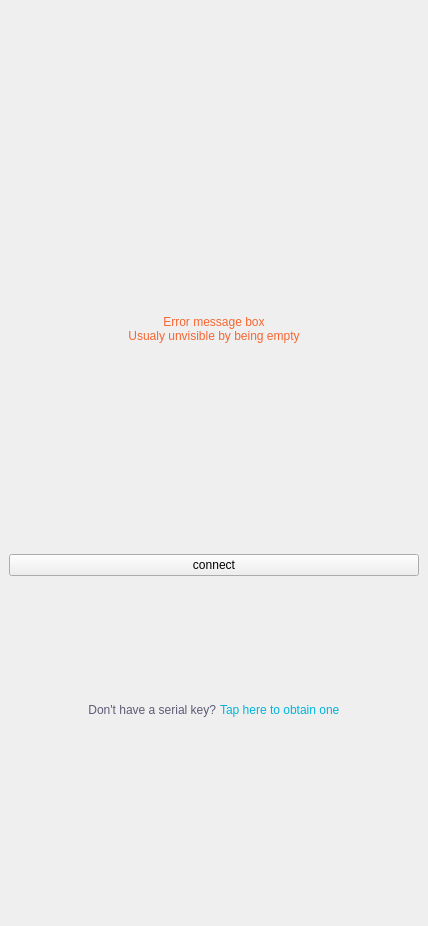
<?xml version="1.0" encoding="UTF-8"?>
<ui version="4.0">
 <class>Login</class>
 <widget class="QWidget" name="Login">
  <property name="geometry">
   <rect>
    <x>0</x>
    <y>0</y>
    <width>428</width>
    <height>926</height>
   </rect>
  </property>
  <property name="windowTitle">
   <string>Form</string>
  </property>
  <layout class="QVBoxLayout" name="verticalLayout">
   <property name="spacing">
    <number>0</number>
   </property>
   <property name="leftMargin">
    <number>0</number>
   </property>
   <property name="topMargin">
    <number>0</number>
   </property>
   <property name="rightMargin">
    <number>0</number>
   </property>
   <property name="bottomMargin">
    <number>0</number>
   </property>
   <item>
    <widget class="DapGuiWidget" name="Background" native="true">
     <property name="cssStyle" stdset="0">
      <string>backgroundcolor</string>
     </property>
     <layout class="QHBoxLayout" name="horizontalLayout_4">
      <property name="spacing">
       <number>0</number>
      </property>
      <property name="leftMargin">
       <number>0</number>
      </property>
      <property name="topMargin">
       <number>0</number>
      </property>
      <property name="rightMargin">
       <number>0</number>
      </property>
      <property name="bottomMargin">
       <number>0</number>
      </property>
      <item>
       <widget class="DapGuiWidget" name="MainWidget" native="true">
        <property name="cssStyle" stdset="0">
         <string>window base-widget nobackground</string>
        </property>
        <layout class="QVBoxLayout" name="verticalLayout_2">
         <property name="spacing">
          <number>0</number>
         </property>
         <property name="leftMargin">
          <number>0</number>
         </property>
         <property name="topMargin">
          <number>0</number>
         </property>
         <property name="rightMargin">
          <number>0</number>
         </property>
         <property name="bottomMargin">
          <number>0</number>
         </property>
         <item>
          <widget class="DapGuiWidget" name="kelGuiWidget_2" native="true">
           <property name="cssStyle" stdset="0">
            <string>login-margin-connect-top</string>
           </property>
          </widget>
         </item>
         <item>
          <widget class="DapGuiWidget" name="widget" native="true">
           <property name="cssStyle" stdset="0">
            <string>login-logo-holder</string>
           </property>
           <layout class="QHBoxLayout" name="horizontalLayout">
            <property name="spacing">
             <number>0</number>
            </property>
            <property name="leftMargin">
             <number>0</number>
            </property>
            <property name="topMargin">
             <number>0</number>
            </property>
            <property name="rightMargin">
             <number>0</number>
            </property>
            <property name="bottomMargin">
             <number>0</number>
            </property>
            <item>
             <widget class="DapGuiLabel" name="label">
              <property name="text">
               <string/>
              </property>
              <property name="cssStyle" stdset="0">
               <string>login_logo noborder nobackground</string>
              </property>
             </widget>
            </item>
           </layout>
          </widget>
         </item>
         <item>
          <widget class="DapGuiWidget" name="kelGuiWidget_4" native="true">
           <property name="styleSheet">
            <string notr="true">#kelGuiWidget_4{ 	height: 20px; 	min-height: 20px; 	max-height: 20px; background-color: rgba(0,0,0,0);}</string>
           </property>
           <property name="cssStyle" stdset="0">
            <string>login-margin-bottom</string>
           </property>
          </widget>
         </item>
         <item>
          <widget class="DapGuiLabel" name="lStatus">
           <property name="styleSheet">
            <string notr="true">#lStatus{ 	font: 13px/18px; 
 	color: #F56631; 
 	font-family: 'Lato'; 
 	font-weight: normal; 	font-style: normal; 	font-size: normal; 
 	height: 40px; 	min-height: 40px; 	max-height: 40px; 
 	border: none; 
 	background-color: rgba(0,0,0,0); }</string>
           </property>
           <property name="text">
            <string>Error message box
Usualy unvisible by being empty</string>
           </property>
           <property name="alignment">
            <set>Qt::AlignCenter</set>
           </property>
           <property name="cssStyle" stdset="0">
            <string>font13 red_error lato normal login-error-message noborder nobackground</string>
           </property>
          </widget>
         </item>
         <item>
          <widget class="DapGuiWidget" name="kelGuiWidget_5" native="true">
           <property name="cssStyle" stdset="0">
            <string>nobackground</string>
           </property>
           <layout class="QHBoxLayout" name="horizontalLayout_6">
            <property name="spacing">
             <number>0</number>
            </property>
            <property name="leftMargin">
             <number>0</number>
            </property>
            <property name="topMargin">
             <number>0</number>
            </property>
            <property name="rightMargin">
             <number>0</number>
            </property>
            <property name="bottomMargin">
             <number>0</number>
            </property>
            <item>
             <widget class="DapGuiWidget" name="kelGuiWidget" native="true">
              <property name="cssStyle" stdset="0">
               <string>login-width nobackground</string>
              </property>
              <layout class="QVBoxLayout" name="verticalLayout_3">
               <property name="spacing">
                <number>0</number>
               </property>
               <property name="leftMargin">
                <number>0</number>
               </property>
               <property name="topMargin">
                <number>0</number>
               </property>
               <property name="rightMargin">
                <number>0</number>
               </property>
               <property name="bottomMargin">
                <number>0</number>
               </property>
               <item>
                <widget class="DapGuiSeparator" name="kelGuiSeparator" native="true">
                 <property name="styleSheet">
                  <string notr="true"/>
                 </property>
                </widget>
               </item>
               <item>
                <widget class="DapGuiButton" name="btnChooseServer" native="true">
                 <property name="enabled">
                  <bool>false</bool>
                 </property>
                 <property name="cssStyle" stdset="0">
                  <string>cwb_height</string>
                 </property>
                 <property name="mainText" stdset="0">
                  <string>Auto select</string>
                 </property>
                 <property name="subText" stdset="0">
                  <string>choosing server</string>
                 </property>
                 <property name="mainCssClass" stdset="0">
                  <string>darkblue bold font20 lato nobackground noborder</string>
                 </property>
                 <property name="subCssClass" stdset="0">
                  <string>gray uppercase font12 lato nobackground noborder</string>
                 </property>
                 <property name="leftCssClass" stdset="0">
                  <string>darkblue normalbold font30 noborder</string>
                 </property>
                 <property name="separator" stdset="0">
                  <bool>true</bool>
                 </property>
                 <property name="link" stdset="0">
                  <bool>true</bool>
                 </property>
                </widget>
               </item>
               <item>
                <widget class="DapGuiButton" name="btnChooseSerial" native="true">
                 <property name="cssStyle" stdset="0">
                  <string>cwb_height</string>
                 </property>
                 <property name="buttonStyle" stdset="0">
                  <enum>DapGuiButton::EditTopMainBottomSub</enum>
                 </property>
                 <property name="mainText" stdset="0">
                  <string/>
                 </property>
                 <property name="subText" stdset="0">
                  <string>serial key</string>
                 </property>
                 <property name="mainCssClass" stdset="0">
                  <string>darkblue bold font20 lato nobackground letterspace noborder</string>
                 </property>
                 <property name="subCssClass" stdset="0">
                  <string>gray uppercase font12 lato nobackground noborder</string>
                 </property>
                 <property name="leftCssClass" stdset="0">
                  <string>darkblue normalbold font30 noborder</string>
                 </property>
                 <property name="inputMask" stdset="0">
                  <string/>
                 </property>
                 <property name="separator" stdset="0">
                  <bool>true</bool>
                 </property>
                </widget>
               </item>
              </layout>
             </widget>
            </item>
           </layout>
          </widget>
         </item>
         <item>
          <widget class="DapGuiWidget" name="widget_3" native="true">
           <property name="cssStyle" stdset="0">
            <string>nobackground</string>
           </property>
           <layout class="QHBoxLayout" name="horizontalLayout_2">
            <item>
             <widget class="DapGuiPushButton" name="btnConnect">
              <property name="text">
               <string>connect</string>
              </property>
             </widget>
            </item>
           </layout>
          </widget>
         </item>
         <item>
          <widget class="DapGuiWidget" name="widget_4" native="true">
           <property name="cssStyle" stdset="0">
            <string>nobackground</string>
           </property>
           <layout class="QHBoxLayout" name="horizontalLayout_3">
            <property name="spacing">
             <number>4</number>
            </property>
            <property name="leftMargin">
             <number>0</number>
            </property>
            <property name="topMargin">
             <number>0</number>
            </property>
            <property name="rightMargin">
             <number>0</number>
            </property>
            <property name="bottomMargin">
             <number>0</number>
            </property>
            <item>
             <spacer name="horizontalSpacer">
              <property name="orientation">
               <enum>Qt::Horizontal</enum>
              </property>
              <property name="sizeHint" stdset="0">
               <size>
                <width>40</width>
                <height>20</height>
               </size>
              </property>
             </spacer>
            </item>
            <item>
             <widget class="DapGuiLabel" name="lDontHave">
              <property name="sizePolicy">
               <sizepolicy hsizetype="Minimum" vsizetype="Preferred">
                <horstretch>0</horstretch>
                <verstretch>0</verstretch>
               </sizepolicy>
              </property>
              <property name="styleSheet">
               <string notr="true">#lDontHave{ 	font: 16px/19px; 
 	color: #5C5B74; 
 	font-family: 'Lato'; 
 	font-weight: normal; 	font-style: normal; 	font-size: normal; 
 	border: none; 
 	background-color: rgba(0,0,0,0); }</string>
              </property>
              <property name="text">
               <string>Don't have a serial key?</string>
              </property>
              <property name="alignment">
               <set>Qt::AlignRight|Qt::AlignTrailing|Qt::AlignVCenter</set>
              </property>
              <property name="cssStyle" stdset="0">
               <string>font16 gray_passive lato normal noborder nobackground</string>
              </property>
             </widget>
            </item>
            <item>
             <widget class="DapGuiLabel" name="btnObtainNewKey">
              <property name="sizePolicy">
               <sizepolicy hsizetype="Minimum" vsizetype="Preferred">
                <horstretch>0</horstretch>
                <verstretch>0</verstretch>
               </sizepolicy>
              </property>
              <property name="styleSheet">
               <string notr="true">#btnObtainNewKey{ 	font: 16px/19px; 
 	color: #00B4DB; 
 	font-family: 'Lato'; 
 	font-weight: normal; 	font-style: normal; 	font-size: normal; 
 	border: none; 
 	background-color: rgba(0,0,0,0); }</string>
              </property>
              <property name="text">
               <string>Tap here to obtain one</string>
              </property>
              <property name="cssStyle" stdset="0">
               <string>font16 red lato normal noborder nobackground</string>
              </property>
              <property name="flat" stdset="0">
               <bool>true</bool>
              </property>
             </widget>
            </item>
            <item>
             <spacer name="horizontalSpacer_2">
              <property name="orientation">
               <enum>Qt::Horizontal</enum>
              </property>
              <property name="sizeHint" stdset="0">
               <size>
                <width>40</width>
                <height>20</height>
               </size>
              </property>
             </spacer>
            </item>
           </layout>
          </widget>
         </item>
         <item>
          <widget class="DapGuiWidget" name="kelGuiWidget_3" native="true">
           <property name="cssStyle" stdset="0">
            <string>footer</string>
           </property>
          </widget>
         </item>
        </layout>
       </widget>
      </item>
     </layout>
    </widget>
   </item>
  </layout>
 </widget>
 <customwidgets>
  <customwidget>
   <class>DapGuiLabel</class>
   <extends>QLabel</extends>
   <header>dapguilabel.h</header>
  </customwidget>
  <customwidget>
   <class>DapGuiWidget</class>
   <extends>QWidget</extends>
   <header>dapguiwidget.h</header>
   <container>1</container>
  </customwidget>
  <customwidget>
   <class>DapGuiButton</class>
   <extends>QWidget</extends>
   <header>dapguibutton.h</header>
  </customwidget>
  <customwidget>
   <class>DapGuiPushButton</class>
   <extends>QPushButton</extends>
   <header>dapguipushbutton.h</header>
  </customwidget>
  <customwidget>
   <class>DapGuiSeparator</class>
   <extends>QWidget</extends>
   <header>dapguiseparator.h</header>
  </customwidget>
 </customwidgets>
 <resources/>
 <connections/>
</ui>
